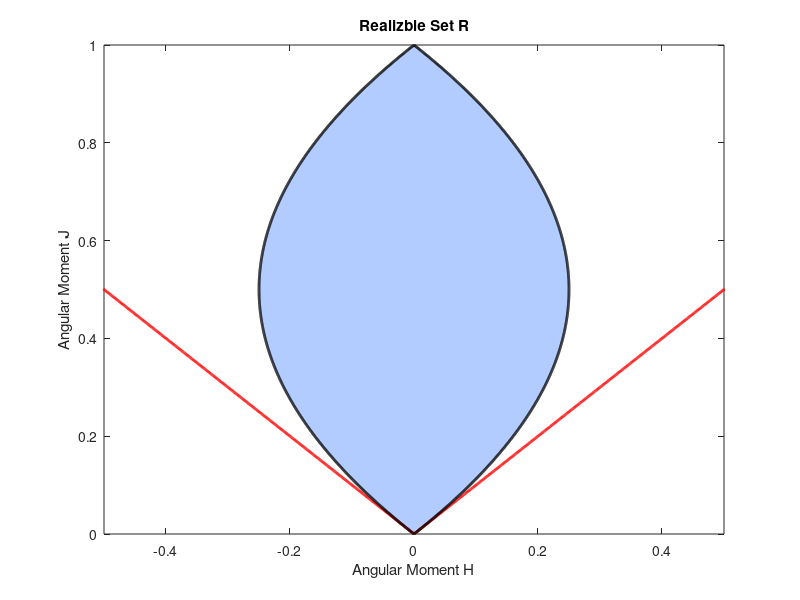

This figure's MATLAB source:
close all
clear all

fig = figure;
yy = linspace(0.0,1.0,1024)'; hold on
xxP_FD = + yy.*(1.0-yy);
xxM_FD = - yy.*(1.0-yy);
xxP_MB = + yy;
xxM_MB = - yy;
fill([xxP_FD flip(xxP_FD)],[yy zeros(size(yy))],[0.7 0.8 1.0],'LineStyle','none')
fill([xxM_FD flip(xxM_FD)],[yy zeros(size(yy))],[0.7 0.8 1.0],'LineStyle','none')
plot( xxP_MB, yy, '-r', 'linewidth', 2 )
plot( xxM_MB, yy, '-r', 'linewidth', 2 )
plot( xxP_FD, yy, '-k', 'linewidth', 2 )
plot( xxM_FD, yy, '-k', 'linewidth', 2 )
hold off
axis([-0.5 0.5 0.0 1.0]);
xlabel('Angular Moment H');
ylabel('Angular Moment J');
title('Realizble Set R');
box on
saveas(fig,'RealizableSetFermionic.png');
return